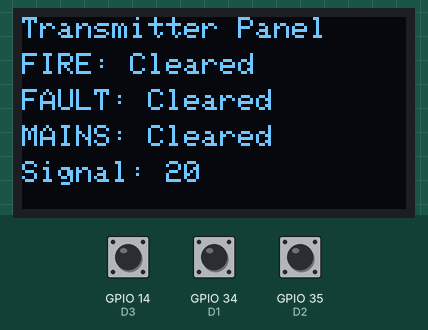
Simulated run of this sketch. Board: ESP32. On the bench: 128×64 one-colour display. Inputs (shaded band) come from the test bench; at power-on: GPIO 14 (D3) HIGH, GPIO 34 (D1) HIGH, GPIO 35 (D2) HIGH. The display library's start-up logo is not drawn; the modem accepts every AT command (registered, SIM ready, sends succeed) and sends nothing else; what the sketch prints to the serial monitor is not drawn.

Above: at 4.7 s.

The sketch:

Transmitter_Panel_Phonecall.ino
```cpp
#include <Arduino.h>
#include <Wire.h>
#include <WiFi.h>
#include <Adafruit_GFX.h>
#include <Adafruit_SSD1306.h>
#include <Adafruit_ADS1X15.h>
#include <ArduinoJson.h>

#define SCREEN_WIDTH 128 // OLED display width, in pixels
#define SCREEN_HEIGHT 64 // OLED display height, in pixels

#define OLED_RESET     -1 // Reset pin # (or -1 if sharing Arduino reset pin)
Adafruit_SSD1306 display(SCREEN_WIDTH, SCREEN_HEIGHT, &Wire, OLED_RESET);

String gsm_send_serial(String command, int delay);

#define SerialMon Serial
#define SerialAT Serial1
#define GSM_PIN ""

// Your GPRS credentials
const char apn[] = "dialogbb";
const char gprsUser[] = "";
const char gprsPass[] = "";

#define UART_BAUD 115200

#define MODEM_TX 32
#define MODEM_RX 33
#define GSM_RESET 21

#define I2C_SDA 16
#define I2C_SCL 17

#define D1 34 // Fire_Alarm_Input
#define D2 35 // Fault_Alarm_Input
#define D3 14 // Mains_Fails_Alarm_Input
#define D4 13
#define D5 5
#define R0 12
#define R1 2
#define R2 27
#define R3 4
#define R4 23
#define R5 18

#define DEBOUNCE_DELAY 50

bool FEA_Status = false;
bool FTA_Status = false;
bool MSA_Status = false ;

bool inputStatus[3] = {false, false, false}; // FEA, FTA, MSA

//Debouncing and states
unsigned long lastDebounceTime[3] = {0, 0, 0};
bool lastStableState[3] = {HIGH, LOW, LOW};
bool currentState[3] = {HIGH, LOW, LOW};
bool processing = false;

String phoneNumbers[3] = {"+94761111111", "+94741111111", "+94771111111"};

void setup() {
  // Set console baud rate
  Serial.begin(115200);
  delay(10);
  SerialAT.begin(UART_BAUD, SERIAL_8N1, MODEM_RX, MODEM_TX);

  delay(2000);
  pinMode(GSM_RESET, OUTPUT);
  digitalWrite(GSM_RESET, HIGH);  // RS-485
  delay(2000);

  pinMode(D1, INPUT_PULLUP);
  pinMode(D2, INPUT_PULLUP);
  pinMode(D3, INPUT_PULLUP);
  pinMode(D4, INPUT);
  pinMode(D5, INPUT);
  pinMode(R0, OUTPUT);
  pinMode(R1, OUTPUT);
  pinMode(R2, OUTPUT);
  pinMode(R3, OUTPUT);
  pinMode(R4, OUTPUT);
  pinMode(R5, OUTPUT);

  Wire.begin(I2C_SDA,I2C_SCL);

  if(!display.begin(SSD1306_SWITCHCAPVCC, 0x3C)) { // Address 0x3D for 128x64
    Serial.println(F("SSD1306 allocation failed"));
    for(;;); // Don't proceed, loop forever
  }
  display.display();
  updateOLED();
  Init();
  connectToGPRS();
}

void loop() {
  if (processing) return;
  processing = true;

  readInputsAndCheckAlarms();

  processing = false;
  updateOLED();
  delay(1000); // refresh every 1 second

}

void readInputsAndCheckAlarms() {
  unsigned long now = millis();
  currentState[0] = digitalRead(D1);
  currentState[1] = digitalRead(D2);
  currentState[2] = digitalRead(D3);

  for (int i = 0; i < 3; i++) {
    if (currentState[i] != lastStableState[i]) {
      if ((now - lastDebounceTime[i]) > DEBOUNCE_DELAY) {
        lastDebounceTime[i] = now;
        lastStableState[i] = currentState[i];

        inputStatus[i] = interpretAlarmStatus(i, currentState[i]);
        handleAlarmStateChange(i, inputStatus[i]);
        break;
      }
    }
  }
}

bool interpretAlarmStatus(int idx, bool state) {
  if (idx == 0) return state == LOW;  // Fire
  else return state == HIGH;          // Fault / Mains
}

void handleAlarmStateChange(int idx, bool status) {
  if (!status) return; // Only act on activation

  if (idx == 0) { // Fire
    makeAlarmCalls("Fire Alarm Activated at Cooling Plant");
  } else if (idx == 1) { // Fault
    makeAlarmCalls("Fault Activated at Cooling Plant");
  }
}


void makeAlarmCalls(String message) {
  for (int i = 0; i < 3; i++) {
    SerialMon.println("[CALL] Dialing " + phoneNumbers[i]);

    // 1. Enable COLP
    gsm_send_serial("AT+COLP=1", 1000);

    // 2. Dial number
    gsm_send_serial("ATD" + phoneNumbers[i] + ";", 1000);

    unsigned long callStart = millis();
    bool callAnswered = false;
    bool callEnded = false;

    // 3. Wait for call status (answered, rejected, timeout)
    while (millis() - callStart < 30000) {
      while (SerialAT.available()) {
        String line = SerialAT.readStringUntil('\n');
        line.trim();
        SerialMon.println("URC: " + line);

        if (line.startsWith("+COLP:")) {
          SerialMon.println("[CALL] Call answered via +COLP");
          callAnswered = true;
          break;
        }
        if (line.indexOf("NO CARRIER") != -1 || line.indexOf("BUSY") != -1 || line.indexOf("NO ANSWER") != -1) {
          SerialMon.println("[CALL] Call ended or rejected");
          callEnded = true;
          break;
        }
      }
      if (callAnswered || callEnded) break;
      delay(100);
    }

    // 4. Handle call result
    if (callAnswered) {
      SerialMon.println("[CALL] Playing message via TTS...");
      gsm_send_serial("AT+QWTTS=1,1,2,\"" + message + "\"", 2000); // Start TTS

      // 5. Wait for TTS to finish or call to end early
      unsigned long ttsStart = millis();
      while (millis() - ttsStart < 15000) {
        while (SerialAT.available()) {
          String ttsLine = SerialAT.readStringUntil('\n');
          ttsLine.trim();
          SerialMon.println("TTS URC: " + ttsLine);

          if (ttsLine.indexOf("NO CARRIER") != -1 || ttsLine.indexOf("BUSY") != -1) {
            SerialMon.println("[CALL] Call ended during TTS.");
            callEnded = true;
            break;
          }
        }
        if (callEnded) break;
        delay(100);
      }
    } else {
      SerialMon.println("[CALL] Not answered or ended early.");
    }

    // 6. Ensure hang-up
    SerialMon.println("[CALL] Hanging up.");
    gsm_send_serial("ATH", 1000);

    // 7. Wait before calling next number
    delay(3000);
  }
}

void updateOLED() {
  display.clearDisplay();
  display.setTextSize(1);
  display.setTextColor(SSD1306_WHITE);
  display.setCursor(0, 0);

  // Title
  display.println("Transmitter Panel");

  // Fire Alarm Status
  display.setCursor(0, 12);
  display.print("FIRE: ");
  display.println(inputStatus[0] ? "Activated" : "Cleared");

  // Fault Alarm Status
  display.setCursor(0, 24);
  display.print("FAULT: ");
  display.println(inputStatus[1] ? "Activated" : "Cleared");

  // Mains Fail Alarm Status
  display.setCursor(0, 36);
  display.print("MAINS: ");
  display.println(inputStatus[2] ? "Activated" : "Cleared");

  // GSM Signal Strength
  int signalStrength = getGSMSignalStrength();
  display.setCursor(0, 48);
  display.print("Signal: ");
  display.print(signalStrength);
  //display.println(" dBm");

  display.display();
}

int getGSMSignalStrength() {
  String response = gsm_send_serial("AT+CSQ", 500);
  int rssi = -1;

  int index = response.indexOf("+CSQ:");
  if (index != -1) {
    int commaIndex = response.indexOf(",", index);
    if (commaIndex != -1) {
      String rssiStr = response.substring(index + 6, commaIndex);
      rssiStr.trim();
      rssi = rssiStr.toInt();
    }
  }

  return rssi;
}

void Init(void) {                        // Connecting with the network and GPRS
  delay(5000);
  gsm_send_serial("AT+CFUN=1", 10000);
  gsm_send_serial("AT+CPIN?", 10000);
  gsm_send_serial("AT+CSQ", 1000);
  gsm_send_serial("AT+CREG?", 1000);
  gsm_send_serial("AT+COPS?", 1000);
  gsm_send_serial("AT+CGATT?", 1000);
  gsm_send_serial("AT+CPSI?", 500);
  String cmd = "AT+CGDCONT=1,\"IP\",\"" + String(apn) + "\"";
  gsm_send_serial(cmd, 1000);
  //gsm_send_serial("AT+CGDCONT=1,\"IP\",\"dialogbb\"", 1000);
  gsm_send_serial("AT+CGACT=1,1", 1000);
  gsm_send_serial("AT+CGATT?", 1000);
  gsm_send_serial("AT+CGPADDR=1", 500);
  gsm_send_serial("AT+QTTSETUP=1,1,-5000", 1000); // Speed
  gsm_send_serial("AT+QTTSETUP=1,2,8000", 1000);  // Volume
  gsm_send_serial("AT+QTTSETUP=1,3,1", 1000);     // Language

}

void connectToGPRS(void) {
  gsm_send_serial("AT+CGATT=1", 1000);
  String cmd = "AT+CGDCONT=1,\"IP\",\"" + String(apn) + "\"";
  gsm_send_serial(cmd, 1000);
  //gsm_send_serial("AT+CGDCONT=1,\"IP\",\"dialogbb\"", 1000);
  gsm_send_serial("AT+CGACT=1,1", 1000);
  gsm_send_serial("AT+CGPADDR=1", 500);
}

bool isNetworkConnected() {
  String response = gsm_send_serial("AT+CREG?", 3000);
  return (response.indexOf("+CREG: 0,1") != -1 || response.indexOf("+CREG: 0,5") != -1);
}

bool isGPRSConnected() {
  String response = gsm_send_serial("AT+CGATT?", 3000);
  return (response.indexOf("+CGATT: 1") != -1);
}

String gsm_send_serial(String command, int timeout) {
  String buff_resp = "";
  Serial.println("Send ->: " + command);
  SerialAT.println(command);
  unsigned long startMillis = millis();

  while (millis() - startMillis < timeout) {
    while (SerialAT.available()) {
      char c = SerialAT.read();
      buff_resp += c;
    }
    delay(10); // Small delay to allow for incoming data to accumulate
  }

  Serial.println("Response ->: " + buff_resp);
  return buff_resp;
}
```
